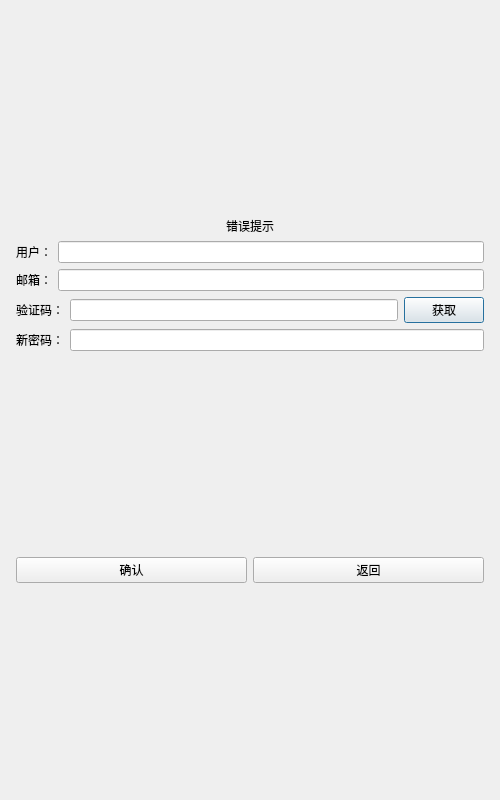
<?xml version="1.0" encoding="UTF-8"?>
<ui version="4.0">
 <class>ResetDialog</class>
 <widget class="QDialog" name="ResetDialog">
  <property name="geometry">
   <rect>
    <x>0</x>
    <y>0</y>
    <width>500</width>
    <height>800</height>
   </rect>
  </property>
  <property name="minimumSize">
   <size>
    <width>300</width>
    <height>500</height>
   </size>
  </property>
  <property name="windowTitle">
   <string>ResetDialog</string>
  </property>
  <layout class="QHBoxLayout" name="horizontalLayout">
   <item>
    <layout class="QVBoxLayout" name="verticalLayout">
     <property name="leftMargin">
      <number>5</number>
     </property>
     <property name="topMargin">
      <number>5</number>
     </property>
     <property name="rightMargin">
      <number>5</number>
     </property>
     <property name="bottomMargin">
      <number>5</number>
     </property>
     <item>
      <spacer name="verticalSpacer">
       <property name="orientation">
        <enum>Qt::Vertical</enum>
       </property>
       <property name="sizeHint" stdset="0">
        <size>
         <width>20</width>
         <height>40</height>
        </size>
       </property>
      </spacer>
     </item>
     <item>
      <layout class="QHBoxLayout" name="horizontalLayout_2">
       <item>
        <widget class="QLabel" name="err_tip">
         <property name="text">
          <string>错误提示</string>
         </property>
         <property name="alignment">
          <set>Qt::AlignCenter</set>
         </property>
        </widget>
       </item>
      </layout>
     </item>
     <item>
      <layout class="QHBoxLayout" name="horizontalLayout_3">
       <item>
        <widget class="QLabel" name="user_label">
         <property name="text">
          <string>用户：</string>
         </property>
        </widget>
       </item>
       <item>
        <widget class="QLineEdit" name="user_edit"/>
       </item>
      </layout>
     </item>
     <item>
      <layout class="QHBoxLayout" name="horizontalLayout_4">
       <item>
        <widget class="QLabel" name="email_label">
         <property name="text">
          <string>邮箱：</string>
         </property>
        </widget>
       </item>
       <item>
        <widget class="QLineEdit" name="email_edit"/>
       </item>
      </layout>
     </item>
     <item>
      <layout class="QHBoxLayout" name="horizontalLayout_5">
       <item>
        <widget class="QLabel" name="get_verify_label">
         <property name="text">
          <string>验证码：</string>
         </property>
        </widget>
       </item>
       <item>
        <widget class="QLineEdit" name="get_verify_edit"/>
       </item>
       <item>
        <widget class="QPushButton" name="get_verify_btn">
         <property name="text">
          <string>获取</string>
         </property>
        </widget>
       </item>
      </layout>
     </item>
     <item>
      <layout class="QHBoxLayout" name="horizontalLayout_6">
       <item>
        <widget class="QLabel" name="pwd_label">
         <property name="text">
          <string>新密码：</string>
         </property>
        </widget>
       </item>
       <item>
        <widget class="QLineEdit" name="pwd_edit"/>
       </item>
      </layout>
     </item>
     <item>
      <spacer name="verticalSpacer_2">
       <property name="orientation">
        <enum>Qt::Vertical</enum>
       </property>
       <property name="sizeHint" stdset="0">
        <size>
         <width>20</width>
         <height>40</height>
        </size>
       </property>
      </spacer>
     </item>
     <item>
      <layout class="QHBoxLayout" name="horizontalLayout_7">
       <item>
        <widget class="QPushButton" name="confirm_btn">
         <property name="text">
          <string>确认</string>
         </property>
        </widget>
       </item>
       <item>
        <widget class="QPushButton" name="return_btn">
         <property name="text">
          <string>返回</string>
         </property>
        </widget>
       </item>
      </layout>
     </item>
     <item>
      <spacer name="verticalSpacer_3">
       <property name="orientation">
        <enum>Qt::Vertical</enum>
       </property>
       <property name="sizeHint" stdset="0">
        <size>
         <width>20</width>
         <height>40</height>
        </size>
       </property>
      </spacer>
     </item>
    </layout>
   </item>
  </layout>
 </widget>
 <resources/>
 <connections/>
</ui>
